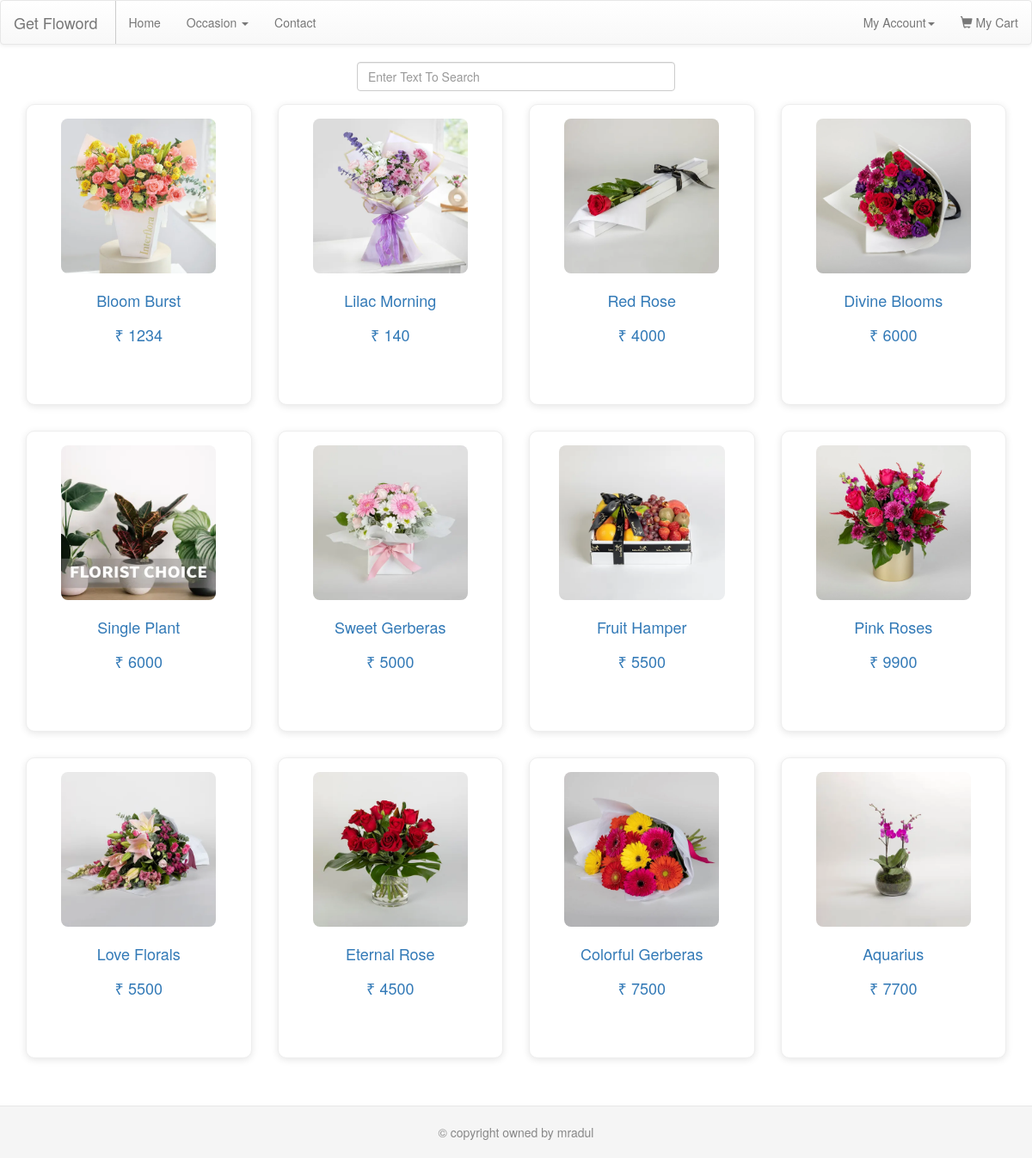
Screenshot of /birthday.php with the database file from the repository.
### tables this page shows
CREATE TABLE `products` (
  `product_id` int(11) NOT NULL,
  `product_name` varchar(40) DEFAULT NULL,
  `product_price` int(11) DEFAULT NULL,
  `product_description` varchar(300) DEFAULT NULL,
  `product_image` varchar(100) DEFAULT NULL,
  `product_type` varchar(30) DEFAULT NULL
);

### birthday.php (the view, shortened to what this page needs)
<?php
include 'home_nav.php';
?>
<?php
include 'footer.php';
?>
<!doctype html>
<html lang="en">
  <head>
    <link rel="stylesheet" href="https://maxcdn.bootstrapcdn.com/bootstrap/3.4.1/css/bootstrap.min.css">
    <link rel="stylesheet" href="https://maxcdn.bootstrapcdn.com/bootstrap/3.4.1/css/bootstrap-theme.min.css">
  </head>
  <body>
    <?php render_home_nav(); ?>
    <div class="container-fluid">
    <div class="row">
        <div class="col-sm-4"></div>
        <div class="col-sm-4">
            <input id="search" type="text" placeholder="Enter Text To Search" class="form-control" onkeyup="Search()"/>
        </div>
        <div class="col-sm-4"></div>
    </div>
</div>
    <div id="d1" class="container-fluid">
      <?php
      $conn = mysqli_connect(HOSTNAME, USERNAME, PASSWORD, DBNAME);
      $qry = "SELECT * FROM products WHERE product_type = 'birthday'";
      $resultset = mysqli_query($conn, $qry);
      if(mysqli_num_rows($resultset)>0){
        while($row = mysqli_fetch_assoc($resultset)){
          echo "<div class='col-sm-3 mb-4'>";
          echo "<a href='desc.php?pid=" . htmlspecialchars($row['product_id']) . "'>";
          echo "<div class='box'>";
          echo "<img class='product-img' src='admin/" . htmlspecialchars($row['product_image']) . "' alt='" . htmlspecialchars($row['product_name']) . "' />";
          echo "<h4>" . htmlspecialchars($row['product_name']) . "</h4>";
          echo "<h4>&#8377; " . htmlspecialchars($row['product_price']) . "</h4>";
          echo "</div>";
          echo "</a>";
          echo "</div>";
        }
      } else {
        echo "<h2 class='text-center text-danger'>No Product Found!!!</h2>";
      }
      ?>
    </div>
      <?php render_footer(); ?>
  </body>
</html>

### home_nav.php (shortened to what this page needs)
<?php
function render_home_nav() {
    echo '
    <nav class="navbar navbar-default">
      <div class="container-fluid">
        <div class="navbar-header">
          <a class="navbar-brand" href="#" style="border-right:1px solid #ccc; padding-right:20px;">Get Floword</a>
        </div>
        <ul class="nav navbar-nav">
          <li><a href="index.php">Home</a></li>
          <li class="dropdown">
            <a class="dropdown-toggle" data-toggle="dropdown" href="#">Occasion <span class="caret"></span></a>
            <ul class="dropdown-menu">
              <li><a href="anniversary.php">Anniversary</a></li>
              <li><a href="birthday.php">Birthday</a></li>
            </ul>
          </li>
          <li><a href="contact.php">Contact</a></li>
        </ul>
        <ul class="nav navbar-nav navbar-right">
          <li class="dropdown">
            <a class="dropdown-toggle" data-toggle="dropdown" href="#">';
if(isset($_SESSION['name'])) {
    echo htmlspecialchars($_SESSION['name']);
} else {
    echo "My Account";
}
    echo '<span class="caret"></span></a>
            <ul class="dropdown-menu">
              <li><a href="login.php">Login</a></li>
              <li><a href="register.php">Register</a></li>
              <li><a href="vieworderclient.php">View Order</a></li>
              <li role="separator" class="divider"></li>
              <li><a href="logout.php">Log Out</a></li>
            </ul>
          </li>
          <li><a href="mycart.php"><span class="glyphicon glyphicon-shopping-cart"></span> My Cart</a></li>
        </ul>
      </div>
    </nav>';
}
?>

### footer.php
<?php
function render_footer() {
    echo '<footer class="footer text-center" style="padding: 20px 0; background: #f5f5f5; margin-top: 40px; border-top: 1px solid #e7e7e7;">
        <div class="container">
            <span style="color: #888;">&copy; copyright owned by mradul</span>
        </div>
    </footer>';
}

### birthday.php (style rules this page uses)
.box { box-shadow: 0 2px 8px rgba(0,0,0,0.10); border-radius: 10px; background: #fff; margin: 15px 0; padding: 16px; transition: box-shadow 0.2s; border: 1px solid #eee; min-height: 350px; display: flex; flex-direction: column; align-items: center; }
.product-img { max-width: 100%; max-height: 180px; object-fit: cover; border-radius: 8px; margin-bottom: 12px; }

### rows the page displays
products: product_image (picture), product_name "Bloom Burst", product_price "1234"
products: product_image (picture), product_name "Lilac Morning", product_price "140"
products: product_image (picture), product_name "Red Rose", product_price "4000"
products: product_image (picture), product_name "Divine Blooms", product_price "6000"
products: product_image (picture), product_name "Single Plant", product_price "6000"
products: product_image (picture), product_name "Sweet Gerberas", product_price "5000"
products: product_image (picture), product_name "Fruit Hamper", product_price "5500"
products: product_image (picture), product_name "Pink Roses", product_price "9900"
products: product_image (picture), product_name "Love Florals", product_price "5500"
products: product_image (picture), product_name "Eternal Rose", product_price "4500"
products: product_image (picture), product_name "Colorful Gerberas", product_price "7500"
products: product_image (picture), product_name "Aquarius", product_price "7700"
